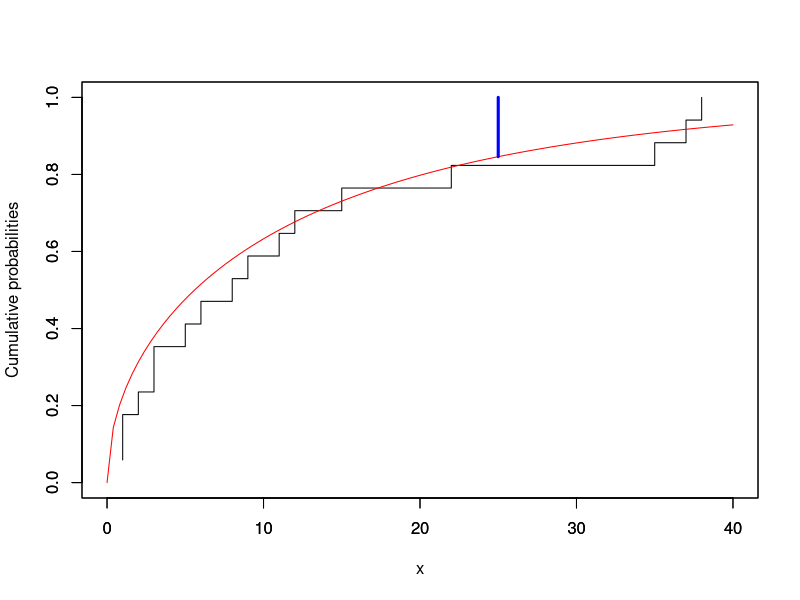

Write R code to recreate this figure.
## ---- chunk 1
knitr::opts_chunk$set(echo = TRUE)
## ---- chunk 2
rain <- sort(c(3, 15, 1, 37, 5, 1, 8, 11, 6, 9, 12, 35, 22, 3, 38, 1, 2))
plot(sort(rain),1:17/17,type="s",
  xlim = c(0, 40), ylim = c(0, 1),
  xlab="x", ylab="Cumulative probabilities")

par(new=TRUE)

curve(pgamma(x, 0.5, 0.04067),
  xlab="", ylab="",
  xlim=c(0, 40), 
  ylim=c(0, 1),
  col = "red")

cat("The probability that a monsoon exceeds 25 mm: ", 1-pgamma(25, 0.5, 0.04067))

segments(25, 1, 25, pgamma(25, 0.5, 0.04067), col="blue", lwd=3)

